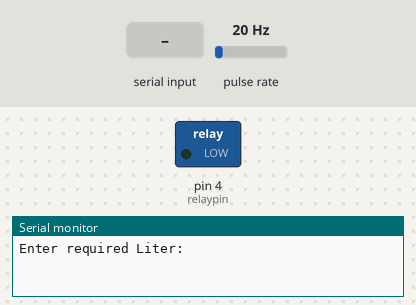
Bench run of a sketch on a simulated Arduino Uno, built with avr-gcc and run on an emulated ATmega328P. Shown: switched loads named in the sketch (green lamp = pin HIGH), the last lines printed to the serial monitor. Wiring (inferred from the names in the program): pulse sensor: data pin 2. Inputs (shaded band) come from the test bench; at power-on: pulse rate 20 Hz.

Above: at 1.2 s.
1.3 s: "90,45\n" received over Serial
At 1.9 s:
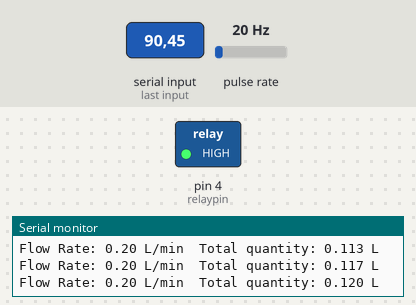
Timing chart, 0 to 4.3 s (numbered marks = the images above; inputs shaded):
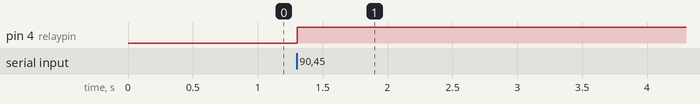

The sketch:

rationliquidupdated.ino.ino
```cpp
#include <FlowMeter.h>                  // https://github.com/sekdiy/FlowMeter

// connect a flow meter to an interrupt pin (see notes on your Arduino model for pin numbers)
FlowMeter Meter = FlowMeter(2);
int flowpin=2;
int relaypin=4;
float liter=0.0;

// set the measurement update period to 1s (1000 ms)
const unsigned long period = 1000;

// define an 'interrupt service handler' (ISR) for every interrupt pin you use
void MeterISR()
{
  // let our flow meter count the pulses
  Meter.count();
}

void setup()
{
  // prepare serial communication
  Serial.begin(9600);
  pinMode(relaypin,OUTPUT);
  // enable a call to the 'interrupt service handler' (ISR) on every rising edge at the interrupt pin
  // do this setup step for every ISR you have defined, depending on how many interrupts you use
  attachInterrupt(INT0, MeterISR, RISING);

  // sometimes initializing the gear generates some pulses that we should ignore
  Meter.reset();
  digitalWrite(relaypin,LOW);
  Serial.println("Enter required Liter:" );
}

void loop()
{
  if(Serial.available())
  {
    liter=0.0;
    liter=Serial.parseFloat();
    Serial.println("You requested " + String(liter,3) + " of Kerosene");
    if(liter>0)
       digitalWrite(relaypin,HIGH);
    while((Meter.getTotalVolume())<liter)
    {
  // process the (possibly) counted ticks
  Meter.tick(period);

  // output some measurement result
  Serial.println("Flow Rate: " + String(Meter.getCurrentFlowrate()) + " L/min\tTotal quantity: " + String(Meter.getTotalVolume(),3)+ " L");
  }
    digitalWrite(relaypin,LOW);
    Serial.println("Done" );
    Serial.println("Enter required Liter:" );
    attachInterrupt(INT0, MeterISR, RISING);
    Meter.reset();
  }
}
```

Measured:
- after the input at 1.3 s, pin 4 (relaypin): LOW → HIGH at once
